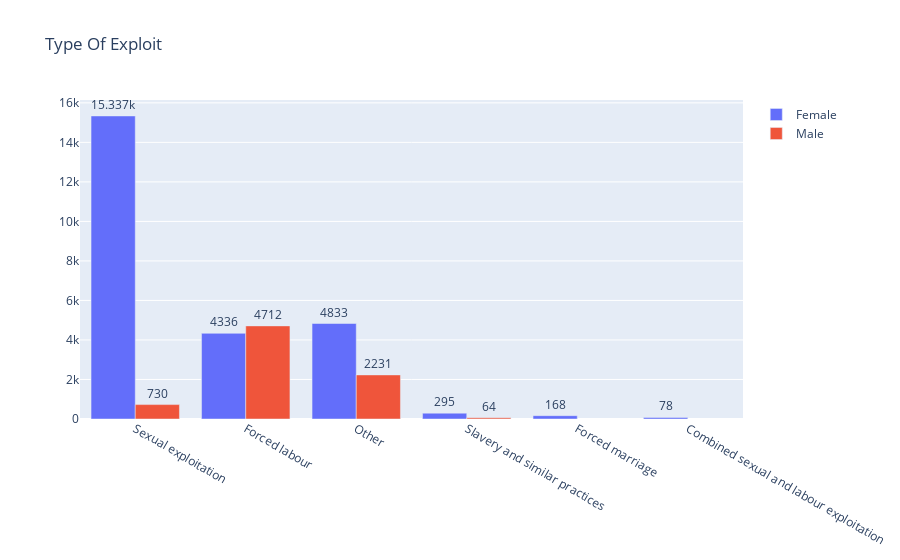

Notebook source saved alongside this figure:
### Code cell
fig = go.Figure(data=[
    go.Bar(name='Female', x=data_female.index, y=data_female),
    go.Bar(name='Male', x=data_male.index, y=data_male)
])
fig.update_traces(texttemplate='%{value}', textposition='outside')
fig.update_layout(title_text='Type Of Exploit')
fig.show()

### Figure 1 — Plotly figure (JSON) as saved in the notebook; plotly's stock layout.template omitted (floating-point values rounded to 4 significant figures)
{"data": [{"name": "Female", "textposition": "outside", "texttemplate": "%{value}", "type": "bar", "x": ["Sexual exploitation", "Forced labour", "Other", "Slavery and similar practices", "Forced marriage", "Combined sexual and labour exploitation"], "y": [15337, 4336, 4833, 295, 168, 78]}, {"name": "Male", "textposition": "outside", "texttemplate": "%{value}", "type": "bar", "x": ["Sexual exploitation", "Forced labour", "Other", "Slavery and similar practices"], "y": [730, 4712, 2231, 64]}], "layout": {"title": {"text": "Type Of Exploit"}}}
